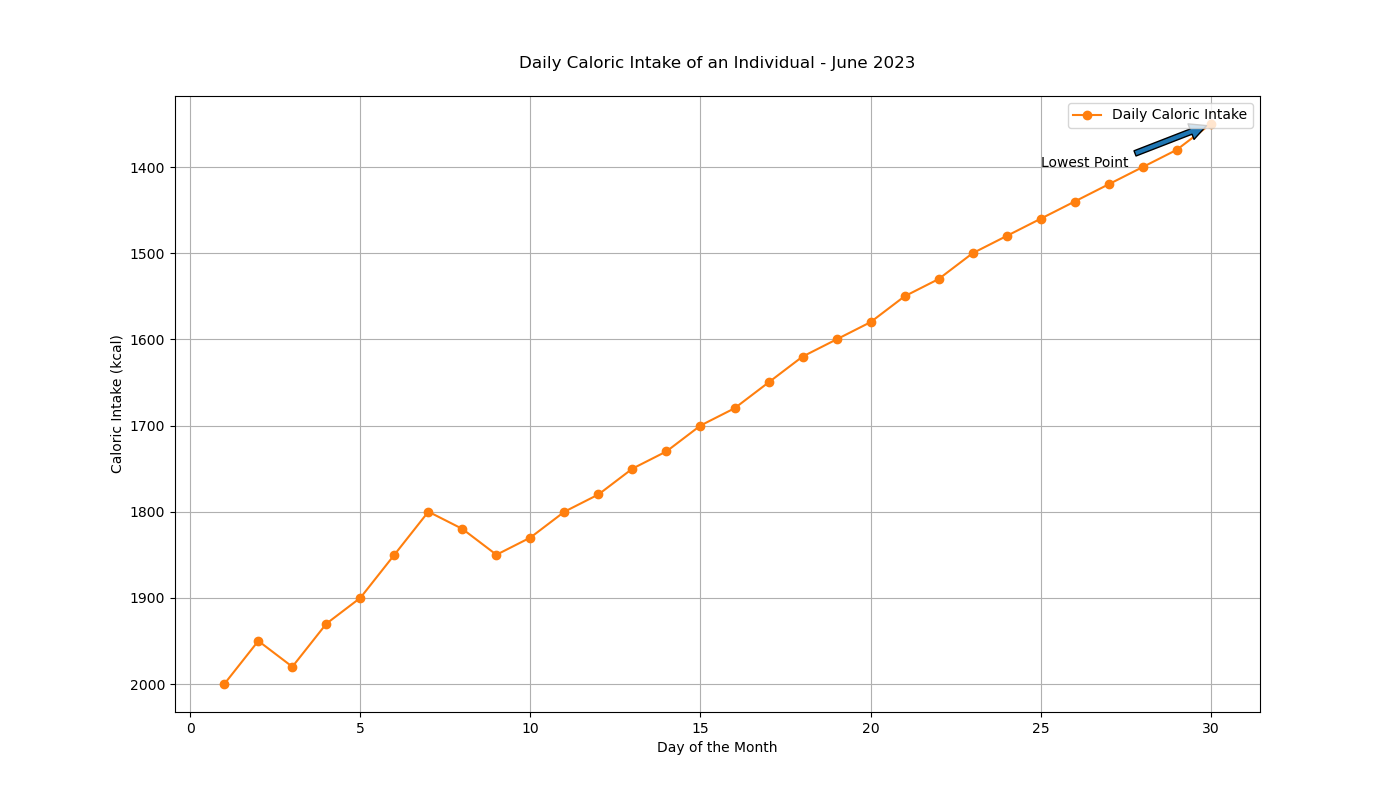

Generate this figure with Python:

import matplotlib.pyplot as plt

# Data points
days = [i for i in range(1, 31)]
caloric_intake = [2000, 1950, 1980, 1930, 1900, 1850, 1800, 1820, 1850, 1830, 1800, 1780, 1750, 1730, 1700, 1680, 1650, 1620, 1600, 1580, 1550, 1530, 1500, 1480, 1460, 1440, 1420, 1400, 1380, 1350]

# Creating the line chart
plt.figure(figsize=(14, 8))  # Change the width and height of the chart
plt.plot(days, caloric_intake, marker='o', color='#ff7f0e', label='Daily Caloric Intake')  # Specific color code

# Annotation for a significant day
plt.annotate('Lowest Point', xy=(30, 1350), xytext=(25, 1400),
             arrowprops=dict(facecolor='#1f77b4', shrink=0.05))

# Adding the x-axis label, y-axis label, title, legend, and grid
plt.xlabel('Day of the Month')
plt.ylabel('Caloric Intake (kcal)')
plt.title('Daily Caloric Intake of an Individual - June 2023', pad=20)
plt.legend(loc='upper right')
plt.grid(True)
plt.gca().invert_yaxis()  # Inverting the y-axis

# Display the chart
plt.show()
